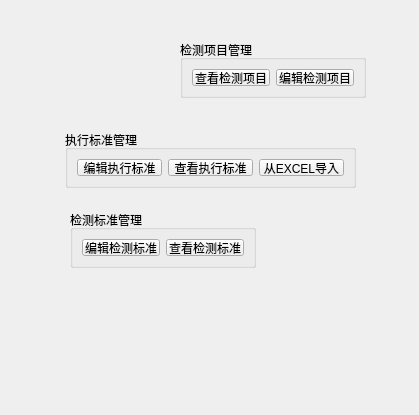
<?xml version="1.0" encoding="UTF-8"?>
<ui version="4.0">
 <class>StandardsManager</class>
 <widget class="QWidget" name="StandardsManager">
  <property name="geometry">
   <rect>
    <x>0</x>
    <y>0</y>
    <width>419</width>
    <height>415</height>
   </rect>
  </property>
  <property name="windowTitle">
   <string>Form</string>
  </property>
  <widget class="QGroupBox" name="groupBox">
   <property name="geometry">
    <rect>
     <x>180</x>
     <y>40</y>
     <width>186</width>
     <height>58</height>
    </rect>
   </property>
   <property name="title">
    <string>检测项目管理</string>
   </property>
   <layout class="QHBoxLayout" name="horizontalLayout">
    <item>
     <widget class="QPushButton" name="editTestItemBtn">
      <property name="text">
       <string>查看检测项目</string>
      </property>
     </widget>
    </item>
    <item>
     <widget class="QPushButton" name="pushButton_2">
      <property name="text">
       <string>编辑检测项目</string>
      </property>
     </widget>
    </item>
   </layout>
  </widget>
  <widget class="QGroupBox" name="groupBox_2">
   <property name="geometry">
    <rect>
     <x>65</x>
     <y>130</y>
     <width>291</width>
     <height>58</height>
    </rect>
   </property>
   <property name="title">
    <string>执行标准管理</string>
   </property>
   <layout class="QHBoxLayout" name="horizontalLayout_2">
    <item>
     <widget class="QPushButton" name="standardEditBtn">
      <property name="text">
       <string>编辑执行标准</string>
      </property>
     </widget>
    </item>
    <item>
     <widget class="QPushButton" name="pushButton_7">
      <property name="text">
       <string>查看执行标准</string>
      </property>
     </widget>
    </item>
    <item>
     <widget class="QPushButton" name="impotrStandardBtn">
      <property name="text">
       <string>从EXCEL导入</string>
      </property>
     </widget>
    </item>
   </layout>
  </widget>
  <widget class="QGroupBox" name="groupBox_3">
   <property name="geometry">
    <rect>
     <x>70</x>
     <y>210</y>
     <width>186</width>
     <height>58</height>
    </rect>
   </property>
   <property name="title">
    <string>检测标准管理</string>
   </property>
   <layout class="QHBoxLayout" name="horizontalLayout_3">
    <item>
     <widget class="QPushButton" name="pushButton_8">
      <property name="text">
       <string>编辑检测标准</string>
      </property>
     </widget>
    </item>
    <item>
     <widget class="QPushButton" name="pushButton_9">
      <property name="text">
       <string>查看检测标准</string>
      </property>
     </widget>
    </item>
   </layout>
  </widget>
 </widget>
 <resources/>
 <connections/>
</ui>
